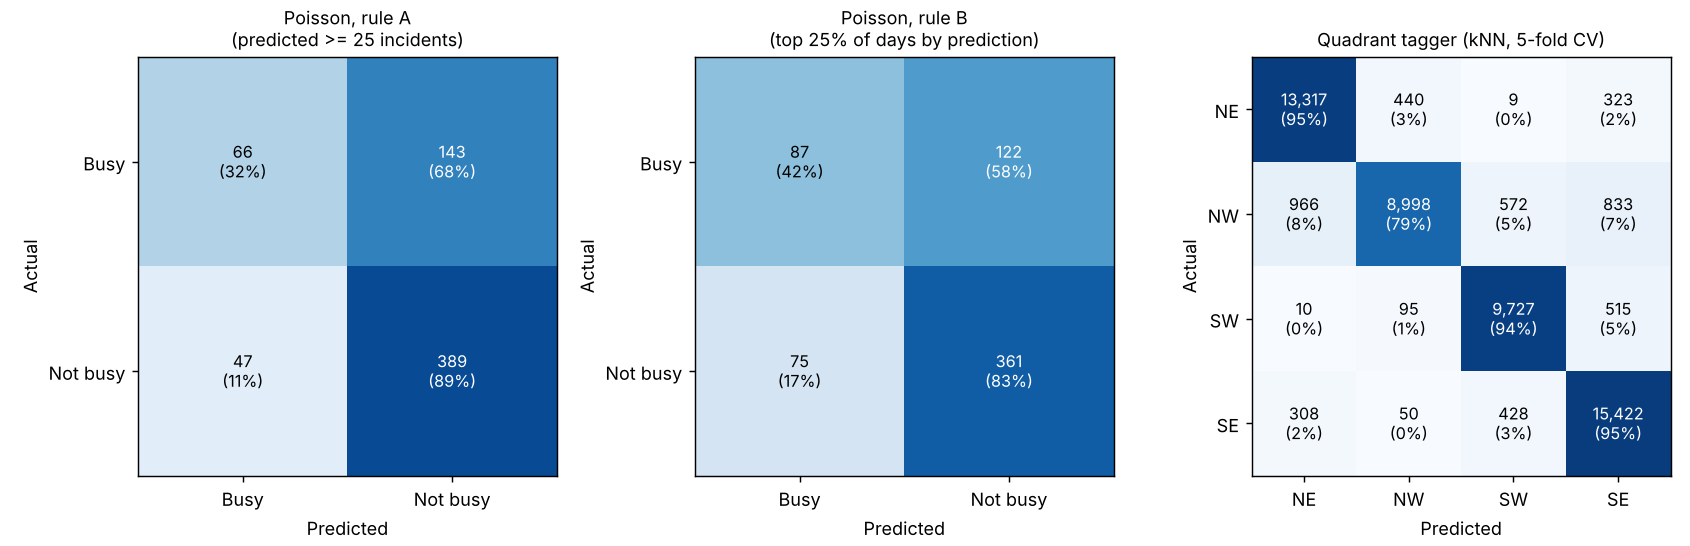

Generate this figure with Python:
"""Confusion matrices: (A) busy-day classification derived from forecasts, (B) quadrant tagger (kNN)."""
import numpy as np, pandas as pd
from sklearn.neighbors import KNeighborsClassifier
from sklearn.model_selection import cross_val_predict
from sklearn.metrics import confusion_matrix
import matplotlib; matplotlib.use("Agg"); import matplotlib.pyplot as plt

p = pd.read_csv("Forecasting/daily_test_predictions.csv", index_col=0, parse_dates=True)
t = pd.read_csv("Forecasting/daily_counts_model_table.csv", index_col=0, parse_dates=True)
tr = t[(t.index >= "2022-01-01") & (t.index <= "2024-12-31")]["count"]
thr = tr.quantile(0.75)                      # "busy" = at or above the training 75th percentile
busy = p.actual >= thr
models = {"Day-of-week baseline": "Baseline: day-of-week average", "Poisson regression": "Poisson regression", "Random forest": "Random forest"}

def mats(flag):
    out = {}
    for lab, col in models.items():
        yh = flag(p[col]); out[lab] = confusion_matrix(busy, yh, labels=[True, False])   # rows actual busy/not, cols predicted busy/not
    return out
A = mats(lambda s: s >= thr)                                        # fixed threshold
B = mats(lambda s: s.rank(pct=True, method="first") > 0.75)         # top 25% of days by prediction (exactly 25% flagged)
def stats(m): tp, fn, fp, tn = m[0,0], m[0,1], m[1,0], m[1,1]; return dict(TP=tp,FN=fn,FP=fp,TN=tn, accuracy=(tp+tn)/m.sum(), precision=tp/max(tp+fp,1), recall=tp/max(tp+fn,1))
rows = []
for nm, M in [(f"A: predicted >= {thr:.0f}", A), ("B: top 25% of days by prediction", B)]:
    for lab, m in M.items(): rows.append({"rule": nm, "model": lab, **stats(m)})
res = pd.DataFrame(rows); print(res.round(3).to_string(index=False)); res.round(3).to_csv("Confusion Matrix/confusion_busy_day_summary.csv", index=False)
print(f"threshold {thr:.0f}; busy test days {busy.sum()} of {len(p)} ({busy.mean():.1%}); busy train days {(tr>=thr).mean():.1%}")

# quadrant tagger: 5-fold cross-validated predictions on originally labelled incidents
df = pd.read_csv("Cleaning/Traffic_Incidents_cleaned.csv")
lab = df[df.QUADRANT_SOURCE == "original"]
yq = lab.QUADRANT.values
pred = cross_val_predict(KNeighborsClassifier(n_neighbors=5), lab[["Longitude","Latitude"]].values, yq, cv=5)
order = ["NE","NW","SW","SE"]; Q = confusion_matrix(yq, pred, labels=order)
print("quadrant accuracy %.3f" % (np.trace(Q)/Q.sum())); print(pd.DataFrame(Q, index=order, columns=order))
pd.DataFrame(Q, index=order, columns=order).to_csv("Confusion Matrix/confusion_quadrant.csv")

fig, ax = plt.subplots(1, 3, figsize=(13, 4.2))
def draw(a, m, xl, yl, title, rowtot=True):
    pct = m / m.sum(axis=1, keepdims=True); a.imshow(pct, cmap="Blues", vmin=0, vmax=1)
    for i in range(m.shape[0]):
        for j in range(m.shape[1]): a.text(j, i, f"{m[i,j]:,}\n({pct[i,j]:.0%})", ha="center", va="center", color="white" if pct[i,j] > .5 else "black", fontsize=9)
    a.set_xticks(range(len(xl))); a.set_xticklabels(xl); a.set_yticks(range(len(yl))); a.set_yticklabels(yl); a.set_title(title, fontsize=10)
    a.set_xlabel("Predicted"); a.set_ylabel("Actual")
draw(ax[0], A["Poisson regression"], ["Busy", "Not busy"], ["Busy", "Not busy"], f"Poisson, rule A\n(predicted >= {thr:.0f} incidents)")
draw(ax[1], B["Poisson regression"], ["Busy", "Not busy"], ["Busy", "Not busy"], "Poisson, rule B\n(top 25% of days by prediction)")
draw(ax[2], Q, order, order, "Quadrant tagger (kNN, 5-fold CV)")
plt.tight_layout(); plt.savefig("Confusion Matrix/confusion_matrices.png", dpi=130)
